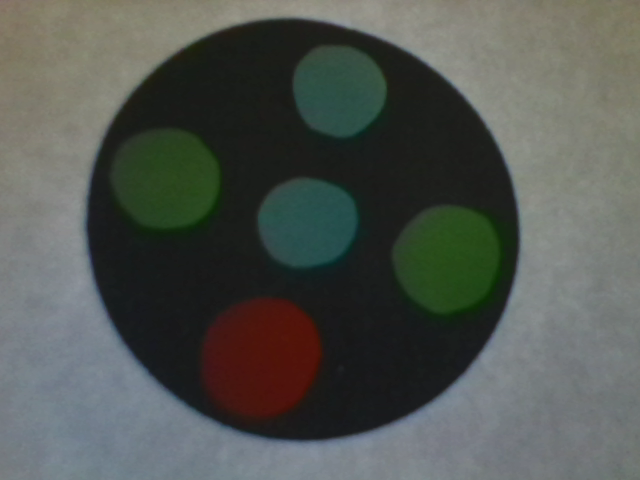
#> input picture robot/images/robot.png, 640 x 480 px, given in place of the camera
$ python black_circles.py
#> lines starting #> are read from the running program, lines starting #| are printed output that depends on the picture; after the words box and inside, x2 and y2 are one past the last pixel; in counts of white or black regions, pixels touching at a corner belong together
"""
Находит чёрные круги.
"""
import cv2 as cv
import numpy as np

def nothing(x):
    pass

cv.namedWindow('camera')
cv.namedWindow('adaptive')
cv.namedWindow('blurred')

cv.createTrackbar('blocksize', 'adaptive', 140, 255, nothing)
cv.createTrackbar('C', 'adaptive', 18, 255, nothing)

cv.createTrackbar('ksize', 'blurred', 6, 255, nothing)

cam = cv.VideoCapture(0)
cam.set(cv.CAP_PROP_FRAME_WIDTH, 640)
cam.set(cv.CAP_PROP_FRAME_HEIGHT, 480)

white = 255 * np.ones((480, 640), np.uint8)

while True:
    _, frame = cam.read()
#> frame is the input picture: shape (480, 640, 3); mean B, G, R 81.5, 86.5, 82.2

    gray = cv.cvtColor(frame, cv.COLOR_BGR2GRAY)
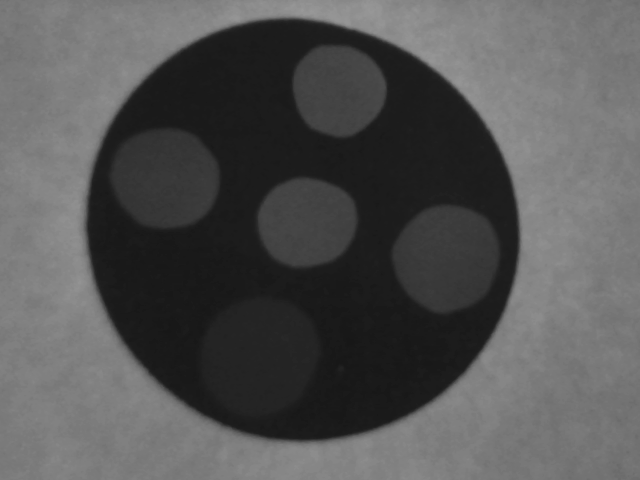
#> gray: shape (480, 640); min 23, max 153, mean 84.7
    blocksize = cv.getTrackbarPos('blocksize', 'adaptive')
    if not (blocksize % 2):
        blocksize += 1
    if blocksize <= 1:
        blocksize = 3
    c = cv.getTrackbarPos('C', 'adaptive')
    adapt = cv.adaptiveThreshold(gray, 255, cv.ADAPTIVE_THRESH_MEAN_C, \
                                 cv.THRESH_BINARY, blocksize, c)
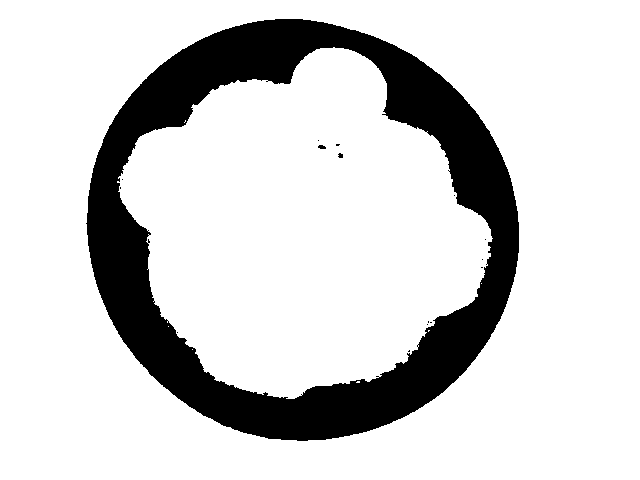
#> adapt: shape (480, 640); 82.4% white; 16 black regions (13 under 20 px), largest, box (x1, y1, x2, y2) and area: (86, 19, 519, 441) 53929, (318, 145, 326, 149) 25, (338, 153, 343, 158) 20
    adapt = cv.bitwise_not(adapt)

    ksize = cv.getTrackbarPos('ksize', 'blurred')
    if not (ksize % 2):
        ksize += 1
    if ksize <= 1:
        ksize = 3
    blurred = cv.medianBlur(adapt, ksize)
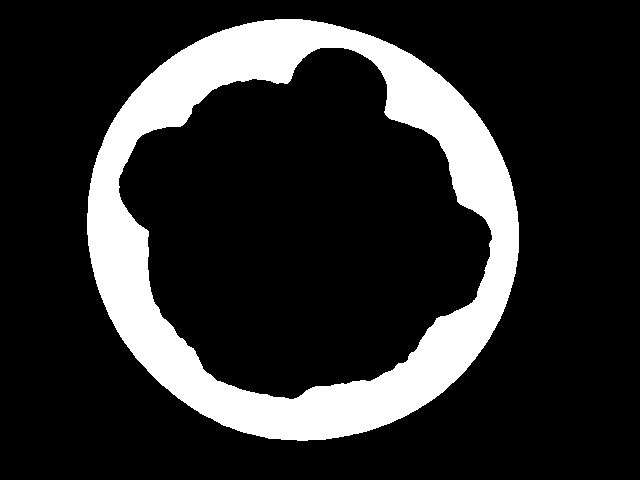
#> blurred: shape (480, 640); 17.6% white; 1 white region

    conts, _ = cv.findContours(blurred, cv.RETR_EXTERNAL, cv.CHAIN_APPROX_SIMPLE)
#> conts = 1 contour; box (x1, y1, x2, y2) and area: (87, 19, 519, 441) 141672
    for c in conts:
        area = cv.contourArea(c)
        x, y, w, h = cv.boundingRect(c)
        hull = cv.convexHull(c)
        hull_area = cv.contourArea(hull)
        if area > 500 and 0.8 < w / h < 1.2 and 0.95 < hull_area / area < 1.05:
            cv.drawContours(frame, [c], -1, (0, 255, 255), 2)
            cv.rectangle(frame, (x, y), (x + w, y + h), (255, 255, 0))
#> this loop made 1 pass
#> (area, x, y, w, h, hull_area) on pass 1: (141672, 87, 19, 432, 422, 142128.5)
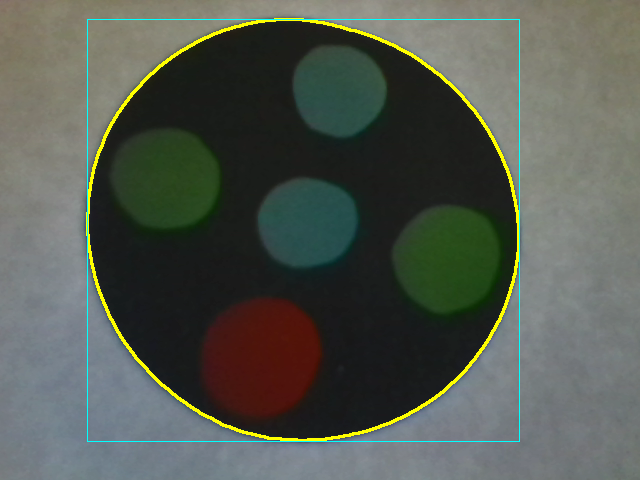
#> frame: shape (480, 640, 3); 2.01% of pixels changed, all inside (x1, y1, x2, y2) = (86, 18, 520, 442)

    cv.imshow('camera', frame)
    cv.imshow('adaptive', adapt)
    cv.imshow('blurred', blurred)
    if cv.waitKey(1) == ord('q'):
#> (key q is pressed here)
        break
